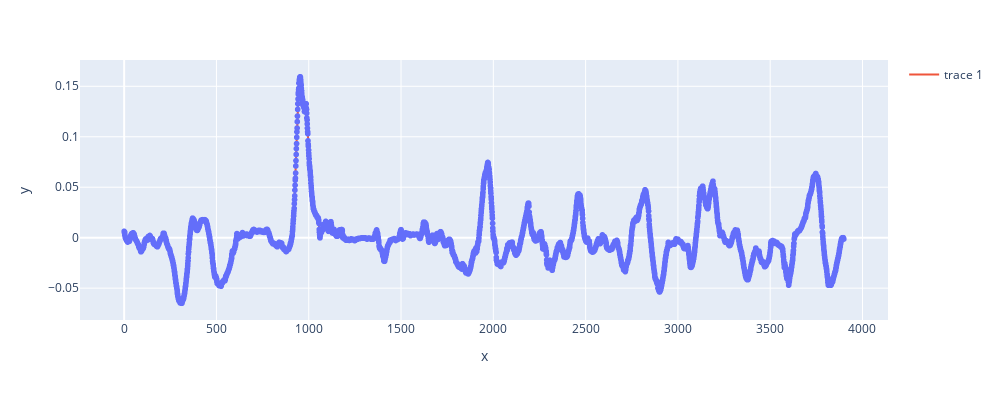

Notebook code cell kept with this figure:
### Code cell
import plotly.graph_objects as go
import plotly.express as px

y = rollout.additional_results[:,"tire_angle_p"]
y1 = rollout_trt.additional_results[:,"tire_angle_p"]

fig = px.scatter(x=list(range(len(y))), y=y, width=1000, height=400)
fig.add_scatter(x=list(range(len(y))), y=y1)

fig.show()

### Figure 1 — Plotly figure (JSON) as saved in the notebook; plotly's stock layout.template omitted (floating-point values rounded to 4 significant figures; data arrays with more than 128 entries replaced by an {"elided": "..."} marker saying what was removed)
{"data": [{"hovertemplate": "x=%{x}<br>y=%{y}<extra></extra>", "legendgroup": "", "marker": {"color": "#636efa", "symbol": "circle"}, "mode": "markers", "name": "", "showlegend": false, "type": "scattergl", "x": {"elided": "3900 int values"}, "xaxis": "x", "y": {"elided": "3900 float values"}, "yaxis": "y"}, {"type": "scatter", "x": {"elided": "3900 int values"}, "y": {"elided": "3900 float values"}}], "layout": {"height": 400, "legend": {"tracegroupgap": 0}, "margin": {"t": 60}, "width": 1000, "xaxis": {"anchor": "y", "domain": [0, 1], "title": {"text": "x"}}, "yaxis": {"anchor": "x", "domain": [0, 1], "title": {"text": "y"}}}}
